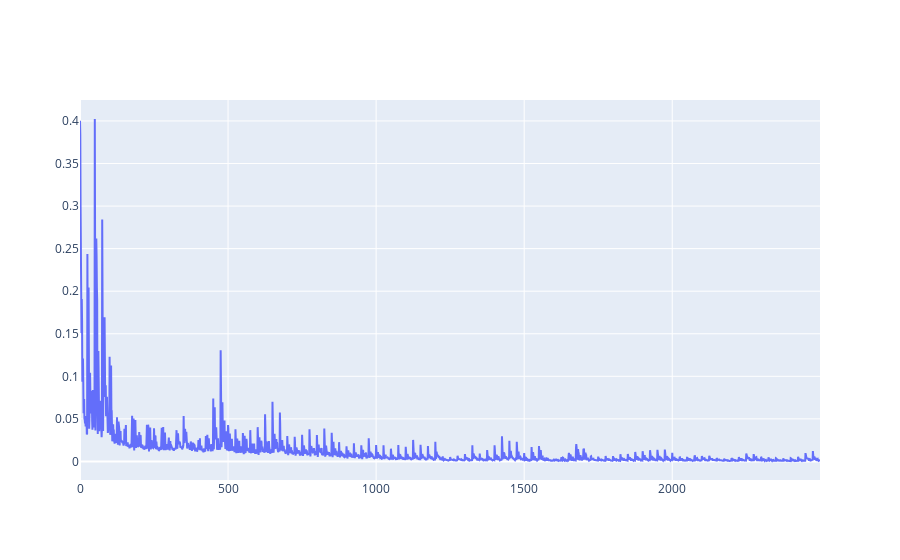

Notebook code cell kept with this figure:
### Markdown cell above
### Sinusoidal Trial

### Code cell
x = np.linspace(-5,5,2000, dtype=np.float32)
y = sinusoidal_data(x)

sin_agent = Agent_Expert(Expert_Curve)
sin_agent.fit(x[np.newaxis].T, y[np.newaxis].T)

### Figure 1 — Plotly figure (JSON) as saved in the notebook; plotly's stock layout.template omitted (floating-point values rounded to 4 significant figures; data arrays with more than 128 entries replaced by an {"elided": "..."} marker saying what was removed)
{"data": [{"mode": "lines", "name": "Loss", "type": "scatter", "y": {"elided": "2500 float values"}}], "layout": {}}
